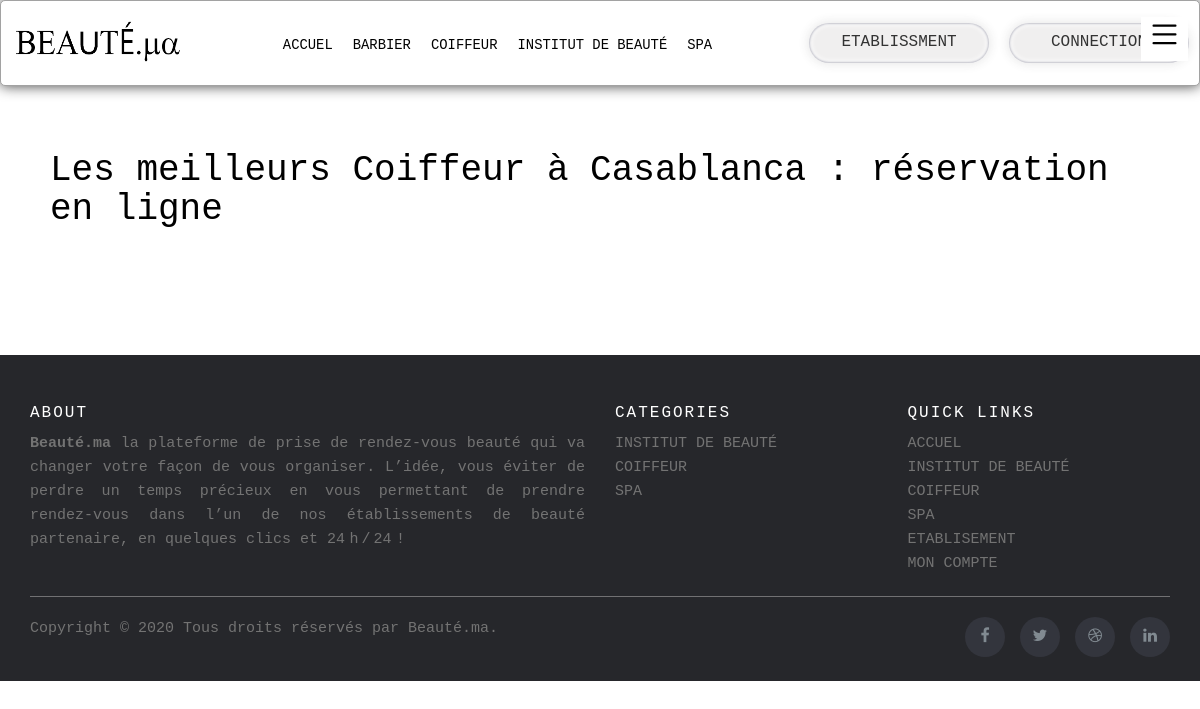
The app's page /index/et.php?cate=1&ville=Casablanca with its own data.
### tables this page shows
CREATE TABLE `categories` (
  `categoryId` int(11) NOT NULL,
  `categoryName` varchar(100) NOT NULL,
  `categoryDesc` varchar(500) DEFAULT NULL,
  `categoryKey` varchar(500) DEFAULT NULL
);

### index/et.php (the view, shortened to what this page needs)
<!DOCTYPE html>
<html lang="en">
<head>
    <link rel="stylesheet" href="https://cdnjs.cloudflare.com/ajax/libs/font-awesome/4.7.0/css/font-awesome.min.css">
    <link rel="stylesheet" href="https://maxcdn.bootstrapcdn.com/bootstrap/3.3.7/css/bootstrap.min.css">
    <link rel="stylesheet" href="..\style\index.css">
    <link rel="stylesheet" href="..\style\et.css">
</head>
<body>
     <?php
     require 'navbar.php';
     ?>
     <?php
         if(isset($_GET['cate']) && $_GET['ville'] ){
           $cate=$_GET['cate'];
           $ville=$_GET['ville'];
           }
           else{
           echo'erreur';
           }
     ?>
     <br><br>
    <div class="et" style="max-width:1100px;margin:auto">
         <?php
         $sql="SELECT `categories`.`categoryName` FROM `categories` WHERE `categories`.`categoryId` =$cate";
         $stmt = $db->query($sql);
         while ($row = $stmt->fetch()) {
            $rowCate=$row['categoryName'];
         }
         ?>
   <?php
        echo('<h1 style="color: black;">Les meilleurs '.$rowCate.'   à '.$ville.'   : réservation en ligne</h1>')
   ?>
    <div class="espace"></div>
    <br><br>
    </div>
    <?php
    require 'footer.php';
    ?>
</body>
</html>

### index/navbar.php (shortened to what this page needs)
<header class="header">
    <h1 class="logo"><a href="#"><img src="../photo/logo.png" alt=""></a></h1>
    <ul class="main-nav" id="ul">
      <li><a href="index.php">ACCUEL</a></li>
      <?php
      $db=Database::connect();
      $stmt = $db->query("SELECT * FROM `categories` ORDER BY `categories`.`categoryName`");
      while ($row = $stmt->fetch()) {
      echo '<a href="etabl.php?cate='.$row['categoryId'].'">'.$row['categoryName'].'</a></li>';
      }
      $existe='';
      ?>
  </ul>
  <ul class="ul-1" id="ul1">
      <li>
          <div class="input">
            <?php
             if($_SESSION['ID'] != NULL){
               if($existe !=''){
                 $link="admin.php";
               }
               else if($existe==''){
                 $link="etablessment.php";
               }
             }
             else $link="login.php";
             ?>
                <form action=<?php echo$link; ?>>
                  <input type="submit" value="ETABLISSMENT">
               </form>
          </div>
      </li>
      <li>
        <div>
          <?php
          if($_SESSION['ID'] != NULL){
            $value="Deconnecte";
            echo'<form method="POST"  >';
            echo'<input type="submit" name='.$value.' value='.$value.'>';
            echo'</form>';
          }
          else{
            $value="Connection";
            echo'<form action="login.php">
            <input type="submit" value="'.$value.'">
            </form>';
          }
          ?>
        </div>
    </li>
  </ul>
  <button class="plus-menu" id="btn1" value="btn1" onclick="menu(this.value)" style="display: block;">
          <div >
        </div>
      </button>
</header>

### style/index.css (style rules this page uses)
* { box-sizing: border-box; }
body { font-family: "Courier New", Courier, monospace ; line-height: 1.6; margin: 0; min-height: 100vh; }
ul { margin: 0; padding: 0; list-style: none; }
.logo { margin: 0; }
.logo img { height: 50px; width: 175px; margin: 0; padding: 0; }
a { text-decoration: none; color: black; }
.main-nav { margin-top: 5px; }
.logo a, .main-nav a { padding: 0px 10px; text-transform: uppercase; text-align: center; display: block; }
.main-nav a { color:black; font-size: .99em; }
.header { padding-top: .5em; padding-bottom: .5em; border: 1px solid #a2a2a2; background-color: #ffffff; box-shadow: 0px 0px 14px 0px rgba(0,0,0,0.75); border-radius: 5px; }
.ul-1 { display: flex; flex-wrap: wrap; justify-content: center; }
.ul-1 li { padding: 15px 10px; text-align: center; }
.ul-1 li input { border: none; margin: auto; width: 180px; height: 40px; background: #f0efef; box-shadow: 0px 0px 10px 2px rgba(59,59,59,0.1), inset 0 0px 0px 0 rgba(0,0,0,0), inset 0 0px 0 0 rgba(255,255,255,0), inset 0 0px 0px 0 rgba(0,0,0,0), inset 0 0px 0px 0 rgba(0,0,0,0), inset 0 0px 2px 1px #C2C2CB, inset 0 0px 5px 2px #FFFFFF; border-radius: 100px; font-size: 16px; font-family: "Courier New", Courier, monospace ; text-transform: uppercase; }
.ul-1 li div { border-radius: 100px; }
.plus-menu { color: black; position: absolute; top: 17px; right: 12px; border: none; background-color: white; }
@media (min-width: 769px) { .header, .main-nav { display: flex; } }
@media (min-width: 769px) { .header { flex-direction: column; align-items: center; } }
@media (min-width: 1025px) { .header { flex-direction: row; justify-content: space-between; } }
@media (min-width: 1025px) { .plus-menu { display: none; } }
@media (min-width: 1025px) { #ul { display: flex; } }
@media (min-width: 1025px) { #ul1 { display: flex; } }
.espace { height: 70px; width: 100%; background-color: white; }

### records on screen
categories: categoryName "BARBIER"
categories: categoryName "COIFFEUR", categoryName "Coiffeur"
categories: categoryName "INSTITUT DE BEAUTÉ"
categories: categoryName "SPA"

### other values on screen
$ville "Casablanca"
